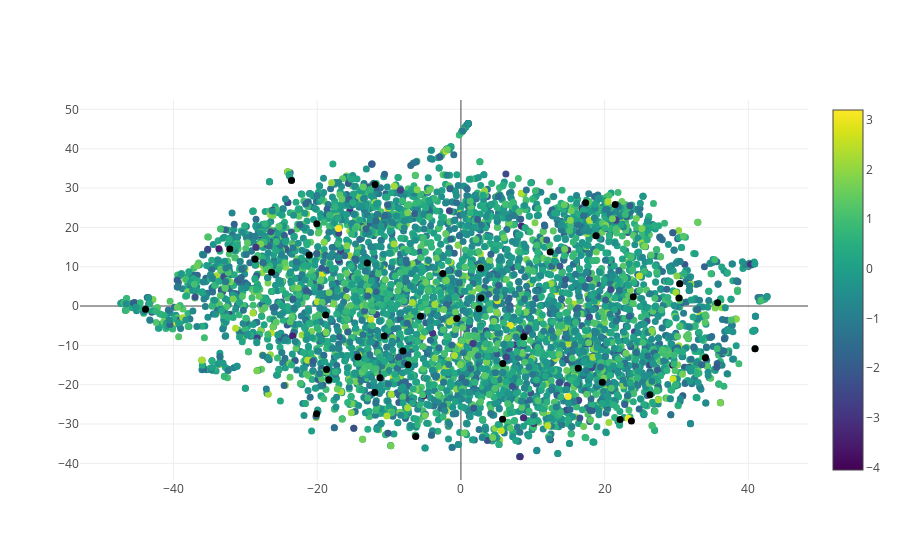

This figure's notebook cell:
### Code cell
from plotly.offline import download_plotlyjs, init_notebook_mode, plot, iplot

init_notebook_mode(connected=True)

import plotly.graph_objs as go

trace1 = go.Scatter(
    y = two_dimensional_songs['Y'],
    x = two_dimensional_songs['X'],
    text = two_dimensional_songs['song'],
    mode='markers',
    marker=dict(
        size='7',
        color = np.random.randn(5717), #set color equal to a variable
        colorscale='Viridis',
        showscale=True
    )
)
data = [trace1]

iplot(data)

### Figure 1 — Plotly figure (JSON) as saved in the notebook; plotly's stock layout.template omitted (floating-point values rounded to 4 significant figures; data arrays with more than 128 entries replaced by an {"elided": "..."} marker saying what was removed)
{"data": [{"marker": {"color": {"elided": "5717 float values"}, "colorscale": "Viridis", "showscale": true, "size": "7"}, "mode": "markers", "text": {"elided": "5761 str values"}, "type": "scatter", "x": {"elided": "5761 float values"}, "y": {"elided": "5761 float values"}}], "layout": {}}
